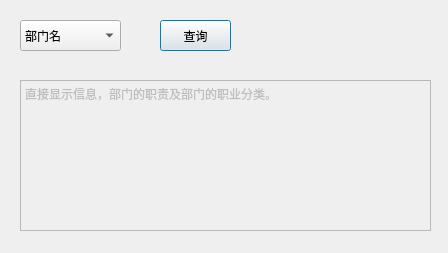
<?xml version="1.0" encoding="UTF-8"?>
<ui version="4.0">
 <class>selectDepart</class>
 <widget class="QDialog" name="selectDepart">
  <property name="geometry">
   <rect>
    <x>0</x>
    <y>0</y>
    <width>448</width>
    <height>253</height>
   </rect>
  </property>
  <property name="windowTitle">
   <string>企业人事管理系统</string>
  </property>
  <widget class="QPushButton" name="selectBtn">
   <property name="enabled">
    <bool>true</bool>
   </property>
   <property name="geometry">
    <rect>
     <x>160</x>
     <y>20</y>
     <width>71</width>
     <height>31</height>
    </rect>
   </property>
   <property name="text">
    <string>查询</string>
   </property>
  </widget>
  <widget class="QTextEdit" name="displayTextEdit">
   <property name="enabled">
    <bool>false</bool>
   </property>
   <property name="geometry">
    <rect>
     <x>20</x>
     <y>80</y>
     <width>411</width>
     <height>151</height>
    </rect>
   </property>
   <property name="html">
    <string>&lt;!DOCTYPE HTML PUBLIC &quot;-//W3C//DTD HTML 4.0//EN&quot; &quot;http://www.w3.org/TR/REC-html40/strict.dtd&quot;&gt;
&lt;html&gt;&lt;head&gt;&lt;meta name=&quot;qrichtext&quot; content=&quot;1&quot; /&gt;&lt;style type=&quot;text/css&quot;&gt;
p, li { white-space: pre-wrap; }
&lt;/style&gt;&lt;/head&gt;&lt;body style=&quot; font-family:'SimSun'; font-size:9pt; font-weight:400; font-style:normal;&quot;&gt;
&lt;p style=&quot; margin-top:0px; margin-bottom:0px; margin-left:0px; margin-right:0px; -qt-block-indent:0; text-indent:0px;&quot;&gt;直接显示信息，部门的职责及部门的职业分类。&lt;/p&gt;&lt;/body&gt;&lt;/html&gt;</string>
   </property>
  </widget>
  <widget class="QComboBox" name="departComboBox">
   <property name="enabled">
    <bool>true</bool>
   </property>
   <property name="geometry">
    <rect>
     <x>20</x>
     <y>20</y>
     <width>101</width>
     <height>31</height>
    </rect>
   </property>
   <item>
    <property name="text">
     <string>部门名</string>
    </property>
   </item>
  </widget>
 </widget>
 <resources/>
 <connections/>
</ui>
